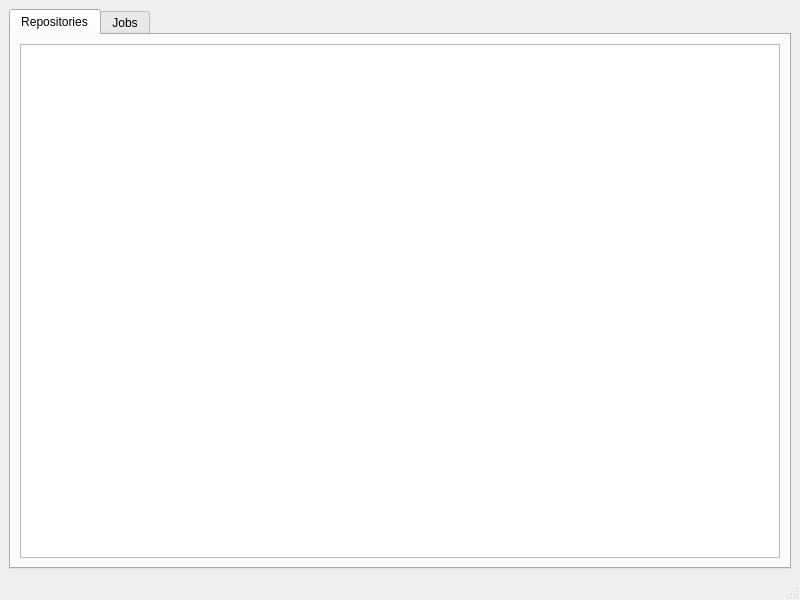
<?xml version="1.0" encoding="UTF-8"?>
<ui version="4.0">
 <class>MainWindow</class>
 <widget class="QMainWindow" name="MainWindow">
  <property name="geometry">
   <rect>
    <x>0</x>
    <y>0</y>
    <width>800</width>
    <height>600</height>
   </rect>
  </property>
  <property name="windowTitle">
   <string>MainWindow</string>
  </property>
  <widget class="QWidget" name="centralwidget">
   <layout class="QVBoxLayout" name="verticalLayout">
    <item>
     <widget class="QTabWidget" name="tabWidget">
      <property name="currentIndex">
       <number>0</number>
      </property>
      <widget class="QWidget" name="tab">
       <attribute name="title">
        <string>Repositories</string>
       </attribute>
       <layout class="QVBoxLayout" name="verticalLayout_2">
        <item>
         <widget class="QTableView" name="tableView"/>
        </item>
       </layout>
      </widget>
      <widget class="QWidget" name="tab_2">
       <attribute name="title">
        <string>Jobs</string>
       </attribute>
       <layout class="QVBoxLayout" name="verticalLayout_3">
        <item>
         <widget class="QTableView" name="tableView_2"/>
        </item>
       </layout>
      </widget>
     </widget>
    </item>
   </layout>
  </widget>
  <widget class="QMenuBar" name="menubar">
   <property name="geometry">
    <rect>
     <x>0</x>
     <y>0</y>
     <width>800</width>
     <height>25</height>
    </rect>
   </property>
  </widget>
  <widget class="QStatusBar" name="statusbar"/>
  <action name="action_repository_new">
   <property name="text">
    <string>New repository…</string>
   </property>
   <property name="toolTip">
    <string>&lt;html&gt;&lt;head/&gt;&lt;body&gt;&lt;p&gt;Create a new or add an existing local or remote repository.&lt;/p&gt;&lt;/body&gt;&lt;/html&gt;</string>
   </property>
  </action>
  <action name="action_job_new">
   <property name="text">
    <string>New job…</string>
   </property>
   <property name="toolTip">
    <string>Create a new backup job.</string>
   </property>
  </action>
 </widget>
 <resources/>
 <connections/>
</ui>
